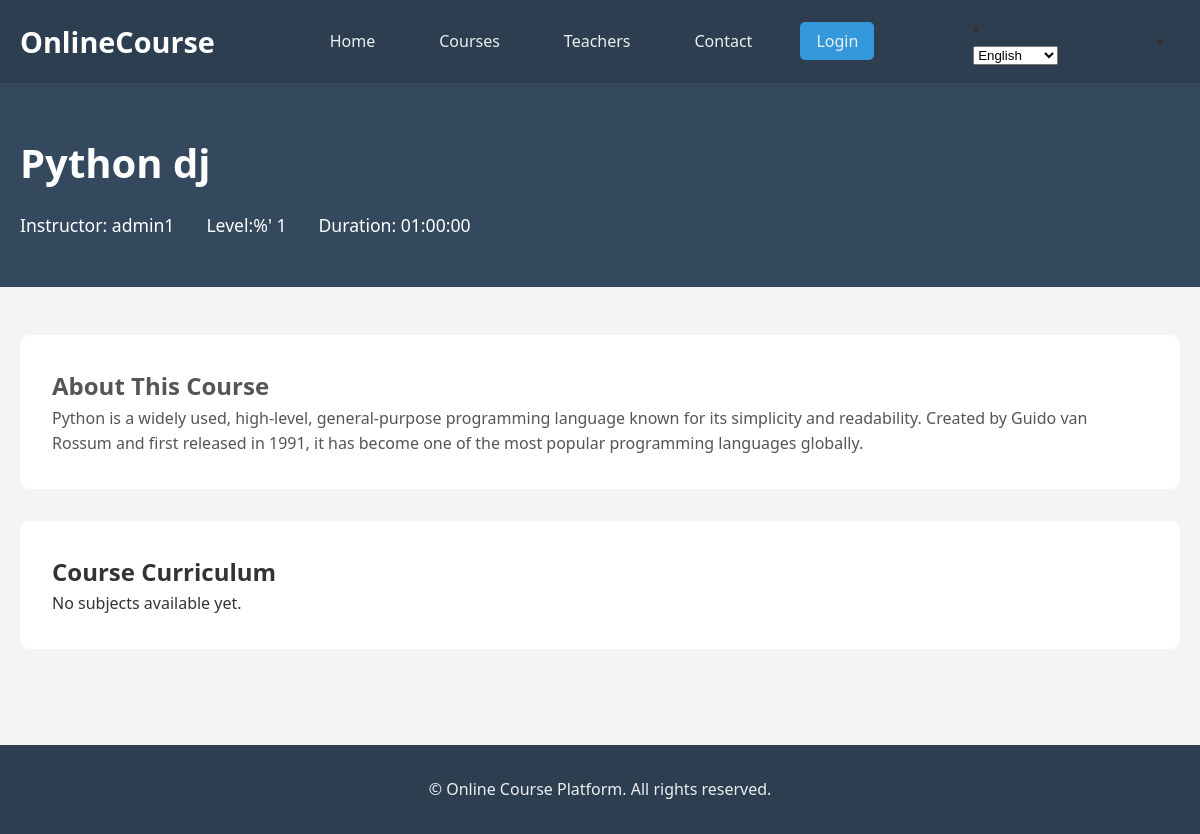
The app's page /course/3/ with its own data.
### courses/models.py (models this page shows, shortened)
class Course(models.Model):
    title = models.CharField(max_length=200)
    description = models.TextField()
    teacher = models.ForeignKey(Teacher, on_delete=models.CASCADE)
    created_at = models.DateTimeField(auto_now_add=True)
    duration = models.CharField(max_length=50)
    level = models.CharField(max_length=50)

class Teacher(models.Model):
    user = models.OneToOneField(User, on_delete=models.CASCADE)
    bio = models.TextField()
    expertise = models.CharField(max_length=200)
    photo = models.CharField(max_length=500, blank=True)
    def __str__(self):
        return self.user.get_full_name() or self.user.username

### courses/views.py (the view)
# urls.py: path('course/<int:course_id>/', views.course_detail, name='course_detail'),
def course_detail(request, course_id):
    course = get_object_or_404(Course, id=course_id)
    subjects = course.subjects.all()
    return render(request, 'courses/course_detail.html', {'course': course, 'subjects': subjects})

### courses/templates/courses/course_detail.html (shortened to what this page needs)
{% extends 'base.html' %}
{% load i18n %}
{% block content %}
<section class="course-detail-header">
    <div class="container">
        <h1>{{ course.title }}</h1>
        <p class="course-meta">
            <span>{% trans 'Instructor:'%} {{ course.teacher }}</span>
            <span>{% trans 'Level:'%}%' {{ course.level }}</span>
            <span>{% trans 'Duration:'%} {{ course.duration }}</span>
        </p>
    </div>
</section>
<section class="course-content">
    <div class="container">
        <div class="course-description">
            <h2>{% trans 'About This Course'%}</h2>
            <p>{{ course.description }}</p>
        </div>
        <div class="course-curriculum">
            <h2>{% trans 'Course Curriculum'%}</h2>
            {% for subject in subjects %}
            <div class="subject-section">
                <h3>{{ subject.title }}</h3>
                <ul class="lessons-list">
                    {% for lesson in subject.lessons.all %}
                    <li class="lesson-item">
                        <a href="{% url 'lesson_detail' lesson.id %}">
                            <span class="lesson-title">{{ lesson.title }}</span>
                            <span class="lesson-duration">{{ lesson.duration }}</span>
                        </a>
                    </li>
                    {% endfor %}
                </ul>
            </div>
            {% empty %}
            <p>{% trans 'No subjects available yet.'%}</p>
            {% endfor %}
        </div>
    </div>
</section>
{% endblock %}

### courses/static/css/style.css (style rules this page uses)
* { margin: 0; padding: 0; box-sizing: border-box; }
body { font-family: 'Segoe UI', Tahoma, Geneva, Verdana, sans-serif; line-height: 1.6; color: #333; background-color: #f4f4f4; }
.container { max-width: 1200px; margin: 0 auto; padding: 0 20px; }
.course-description { color: #555; margin-bottom: 1rem; }
.course-detail-header { background-color: #34495e; color: #fff; padding: 3rem 0; }
.course-detail-header h1 { font-size: 2.5rem; margin-bottom: 1rem; }
.course-meta { display: flex; gap: 2rem; font-size: 1.1rem; }
.course-content { padding: 3rem 0; }
.course-description { background-color: #fff; padding: 2rem; border-radius: 10px; margin-bottom: 2rem; }
.course-curriculum { background-color: #fff; padding: 2rem; border-radius: 10px; }

### records on screen
Course: title "Python dj", teacher "admin1", level "1", duration "01:00:00", description "Python is a widely used, high-level, general-purpose programming language known for its simplicity and readability. Created by Guido van Rossum and first released in 1991, it has become one of the most popular programming languages globally."
